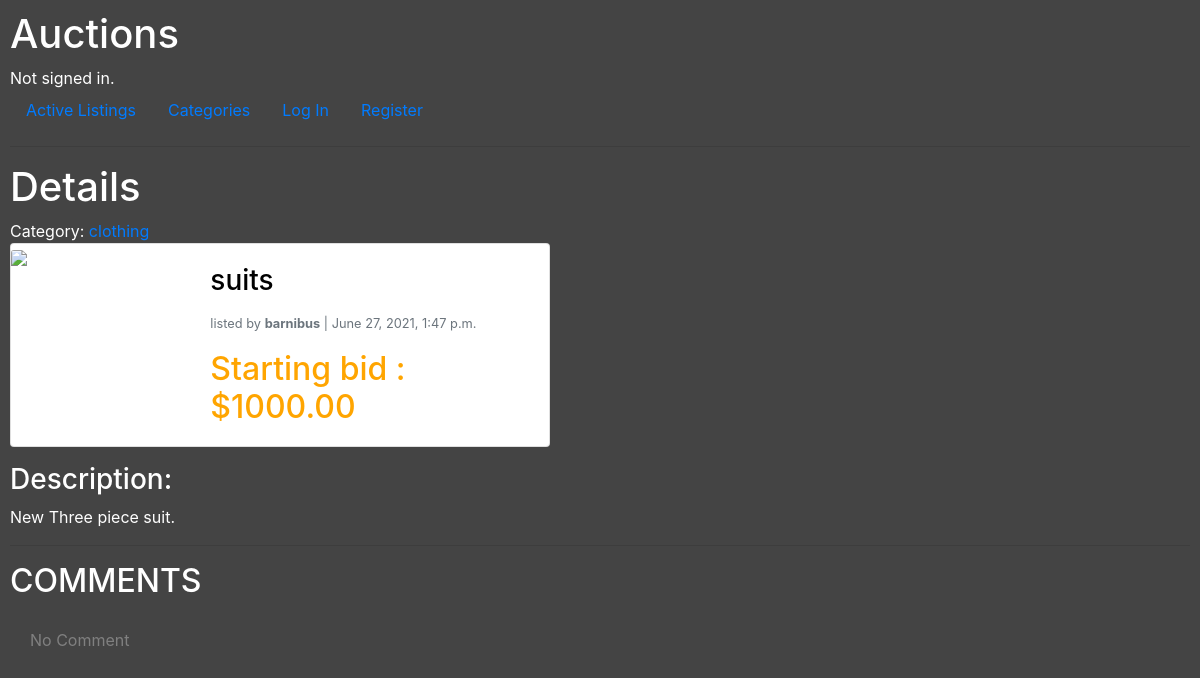
/listing/2, run on the app's committed database.
### auctions/models.py (models this page shows, shortened)
class Category(models.Model):
    category = models.CharField(max_length=30)

class Listing(models.Model):
    title = models.CharField(max_length=60)
    description = models.TextField()
    image_url = models.CharField(max_length=300, null=True, blank=True)
    categories = models.ManyToManyField(Category)
    date = models.DateTimeField(default=timezone.now)
    starting_bid = models.DecimalField(max_digits=7, decimal_places=2)
    active = models.BooleanField(default=True)
    winner = models.ForeignKey(User, on_delete=models.CASCADE,
        blank=True, null=True)
    owner = models.ForeignKey(User, on_delete=models.CASCADE, related_name="listings", null=True)

class User(AbstractUser):
    pass

### auctions/views.py (the view, shortened to what this page needs)
# urls.py: path("listing/<int:id>", views.listing, name="listing"),
def listing(request, id):
    if Listing.objects.filter(pk=id).exists():
        listing = Listing.objects.get(pk=id)
    else:
        return HttpResponseRedirect(reverse("index"))
    current_bid = get_bid(listing)
    message={"type":None,"message":None}
    watchlist_action = None
    comments = listing.comment_set.all().order_by("-date")
    can_comment = False
    bid_message=""
    return render(request, "auctions/listing.html",{
       "listing":listing,
       "current_bids_n": listing.bid_set.all().count(),
       "current_bid": current_bid,
       "comments": comments,
       "message_type":message["type"],
       "message":message["message"],
       "categories": listing.categories.all(),
       "can_comment": can_comment,
       "watchlist_action":watchlist_action,
       "bid_message":bid_message
    })

### auctions/views.py (called while the page is built)
def get_bid(listing):
    current_bids = listing.bid_set.all()
    price = listing.starting_bid
    if current_bids.count()>0:
        highest_bid=current_bids.aggregate(Max('bid'))["bid__max"]
        price = highest_bid
    return price

### auctions/templates/auctions/listing.html (shortened to what this page needs)
{% extends "auctions/layout.html" %}
{% block body %}
        <h1>Details</h1>
        Category: {%for category in categories%}<a href="{%url 'category' category.category%}"> {{category.category}}</a>  {%endfor%}
        <div class="card mb-3" style="max-width: 540px;">
            <div class="row no-gutters">
                <div class="col-md-4">
                    {%if listing.image_url%}
                        <img src="{{listing.image_url}}" class="card-img" alt="{{listing.title}}">
                    {%else%}
                        <img src="https://static.thenounproject.com/png/944120-200.png" class="card-img-top">
                    {%endif%}
                </div>
                <div class="col-md-8">
                    <div class="card-body" >
                        <h3 class="card-title" style="color: black;">{{listing.title}}</h3>
                        <p class="card-text"><small class="text-muted">listed by <b>{{listing.owner.username}}</b> | {{listing.date}}</small></p>
                        {%if current_bid != listing.starting_bid%}
                            {%if listing.active == True %}
                                <h2 class="card-text" style="color:orange;">Current bid : ${{current_bid}}</h2>
                            {%elif listing.active == False%}
                                <h2 class="card-text" style="color: red;">Sold : ${{current_bid}}</h2>
                            {%endif%}
                        {%else%}
                            <h2 class="card-text" style="color:orange;">Starting bid : ${{listing.starting_bid}}</h2>
                        {%endif%}
                    </div>
                </div>
            </div>
        </div>
        <p class="description">
            <h3>Description:</h3>
            {{listing.description|linebreaks}}
        </p>
        <hr >
        <h2>COMMENTS</h2>
        <div class="accordion" id="accordionExample" style="color: grey;">
        {%for comment in comments%}
          <div class="card">
            <div class="card-header" id="headingOne">
              <h6 class="mb-0"><b>{{comment.user}}</b> on <i>{{comment.date}}</i></h6>
            </div>
            <div id="collapseOne" class="collapse show" aria-labelledby="headingOne" data-parent="#accordionExample">
              <div class="card-body">
               {{comment.comment}}
              </div>
            </div>
          </div>
        {%empty%}
          <div id="collapseOne" class="collapse show" aria-labelledby="headingOne" data-parent="#accordionExample">
            <div class="card-body">
              No Comment
            </div>
          </div>
        {%endfor%}
        </div>
{% endblock %}

### auctions/static/auctions/styles.css (style rules this page uses)
body { padding: 10px; }

### data on the page
Category: category "clothing"
Listing: title "suits", owner.username "barnibus", date "June 27, 2021, 1:47 p.m.", starting_bid "1000.00", description "New Three piece suit."
